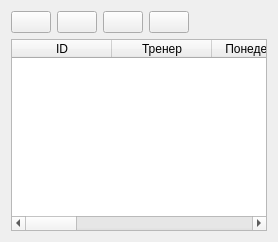
      <widget class="QWidget" name="scheduleTab">
       <attribute name="title">
        <string>Расписание</string>
       </attribute>
       <layout class="QGridLayout" name="gridLayout_10">
        <item row="1" column="0">
         <widget class="QTableWidget" name="scheduleClassesTable">
          <property name="editTriggers">
           <set>QAbstractItemView::NoEditTriggers</set>
          </property>
          <property name="selectionMode">
           <enum>QAbstractItemView::SingleSelection</enum>
          </property>
          <property name="selectionBehavior">
           <enum>QAbstractItemView::SelectRows</enum>
          </property>
          <property name="sortingEnabled">
           <bool>true</bool>
          </property>
          <attribute name="verticalHeaderDefaultSectionSize">
           <number>60</number>
          </attribute>
          <column>
           <property name="text">
            <string>ID</string>
           </property>
          </column>
          <column>
           <property name="text">
            <string>Тренер</string>
           </property>
          </column>
          <column>
           <property name="text">
            <string>Понедельник</string>
           </property>
          </column>
          <column>
           <property name="text">
            <string>Вторник</string>
           </property>
          </column>
          <column>
           <property name="text">
            <string>Среда</string>
           </property>
          </column>
          <column>
           <property name="text">
            <string>Четверг</string>
           </property>
          </column>
          <column>
           <property name="text">
            <string>Пятница</string>
           </property>
          </column>
          <column>
           <property name="text">
            <string>Суббота</string>
           </property>
          </column>
          <column>
           <property name="text">
            <string>Воскресенье</string>
           </property>
          </column>
         </widget>
        </item>
        <item row="0" column="0">
         <layout class="QHBoxLayout" name="horizontalLayout_10">
          <item>
           <widget class="QPushButton" name="addScheduleButton">
            <property name="toolTip">
             <string>Добавить</string>
            </property>
            <property name="text">
             <string/>
            </property>
            <property name="icon">
             <iconset resource="resourses.qrc">
              <normaloff>:/resourses/images/add.png</normaloff>:/resourses/images/add.png</iconset>
            </property>
            <property name="iconSize">
             <size>
              <width>32</width>
              <height>32</height>
             </size>
            </property>
           </widget>
          </item>
          <item>
           <widget class="QPushButton" name="changeScheduleButton">
            <property name="toolTip">
             <string>Редактировать</string>
            </property>
            <property name="text">
             <string/>
            </property>
            <property name="icon">
             <iconset resource="resourses.qrc">
              <normaloff>:/resourses/images/edit.png</normaloff>:/resourses/images/edit.png</iconset>
            </property>
            <property name="iconSize">
             <size>
              <width>32</width>
              <height>32</height>
             </size>
            </property>
           </widget>
          </item>
          <item>
           <widget class="QPushButton" name="deleteScheduleButton">
            <property name="toolTip">
             <string>Удалить</string>
            </property>
            <property name="text">
             <string/>
            </property>
            <property name="icon">
             <iconset resource="resourses.qrc">
              <normaloff>:/resourses/images/delete.png</normaloff>:/resourses/images/delete.png</iconset>
            </property>
            <property name="iconSize">
             <size>
              <width>32</width>
              <height>32</height>
             </size>
            </property>
           </widget>
          </item>
          <item>
           <widget class="QPushButton" name="refreshScheduleButton">
            <property name="toolTip">
             <string>Обновить</string>
            </property>
            <property name="text">
             <string/>
            </property>
            <property name="icon">
             <iconset resource="resourses.qrc">
              <normaloff>:/resourses/images/refresh.png</normaloff>:/resourses/images/refresh.png</iconset>
            </property>
            <property name="iconSize">
             <size>
              <width>32</width>
              <height>32</height>
             </size>
            </property>
           </widget>
          </item>
          <item>
           <spacer name="horizontalSpacer_4">
            <property name="orientation">
             <enum>Qt::Horizontal</enum>
            </property>
            <property name="sizeHint" stdset="0">
             <size>
              <width>40</width>
              <height>20</height>
             </size>
            </property>
           </spacer>
          </item>
         </layout>
        </item>
       </layout>
      </widget>
